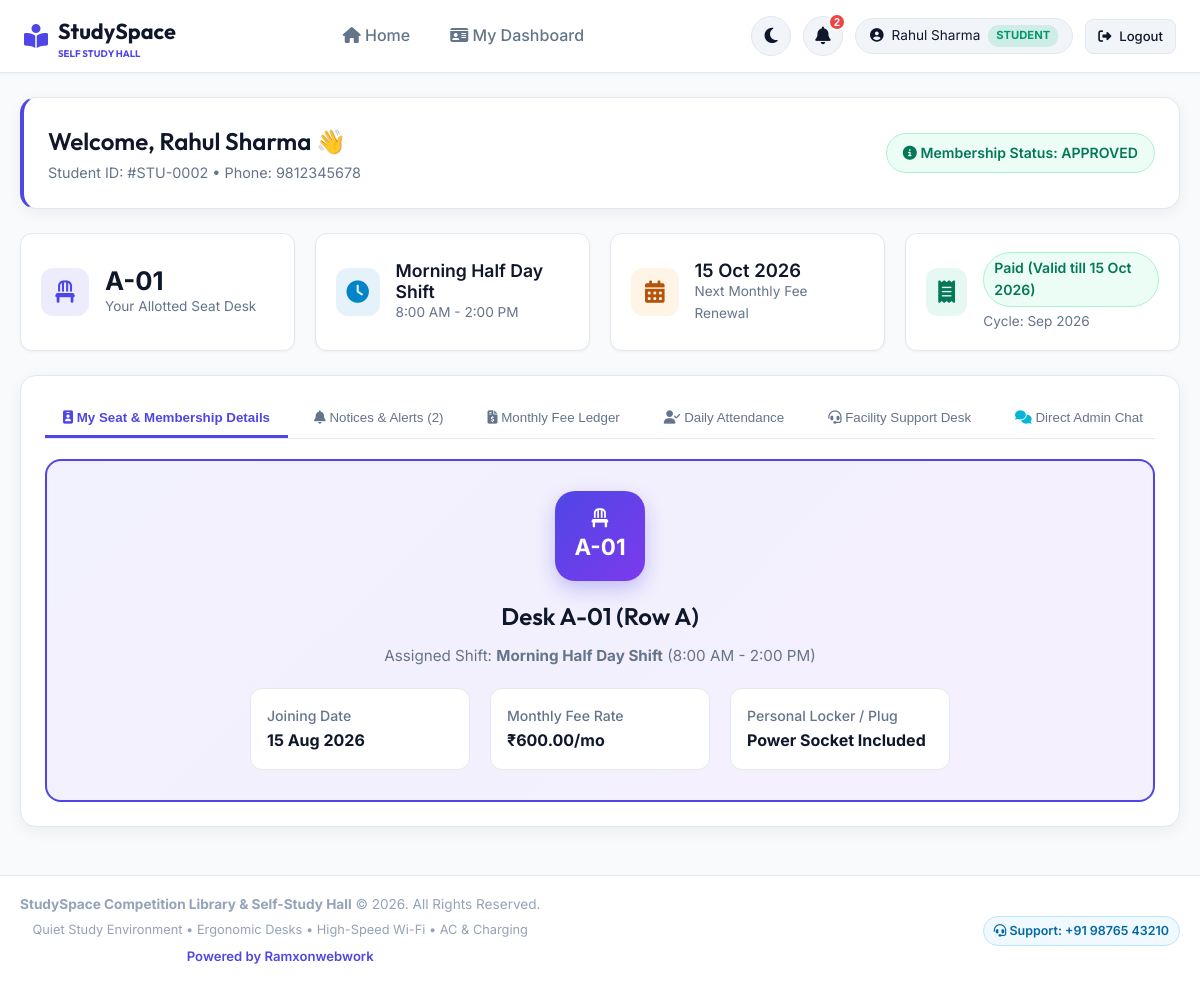
The page /student_dashboard.php (signed in) on the database its author committed.
### tables this page shows
CREATE TABLE users (
        id INTEGER PRIMARY KEY AUTOINCREMENT,
        name TEXT NOT NULL,
        email TEXT UNIQUE NOT NULL,
        phone TEXT NOT NULL,
        password TEXT NOT NULL,
        role TEXT NOT NULL DEFAULT 'student', -- 'admin' or 'student'
        emergency_contact TEXT,
        id_proof_type TEXT, -- 'Aadhaar', 'Voter ID', 'Driving License', 'Student ID'
        id_proof_no TEXT,
        status TEXT NOT NULL DEFAULT 'pending', -- 'pending', 'approved', 'hold', 'cancelled'
        created_at DATETIME DEFAULT CURRENT_TIMESTAMP
    , otp_code TEXT, otp_expires_at DATETIME, registered_device_id TEXT, father_name TEXT, address TEXT, is_deleted INTEGER DEFAULT 0, deleted_at DATETIME);

### config/auth.php (called while the page is built, shortened)
<?php
require_once __DIR__ . '/db.php';
function is_logged_in() {
    return isset($_SESSION['user_id']);
}
function current_user() {
    global $pdo;
    $stmt = $pdo->prepare("SELECT * FROM users WHERE id = ?");
    $stmt->execute([$_SESSION['user_id']]);
    return $stmt->fetch();
}
function is_admin() {
    $user = current_user();
    return $user && $user['role'] === 'admin';
}
function format_currency($amount) {
    return '₹' . number_format($amount, 2);
}
function format_date($date_str) {
    return date('d M Y', strtotime($date_str));
}
function get_student_fee_status($pdo, $allocation_id, $start_date) {
    $start = new DateTime($start_date);
    $day_of_month = (int)$start->format('d');
    $stmt = $pdo->prepare("SELECT month_year, paid_date, due_date, amount, payment_mode, receipt_no FROM fee_payments WHERE allocation_id = ? AND payment_status = 'paid' ORDER BY month_year ASC");
    $stmt->execute([$allocation_id]);
    $paid_records = $stmt->fetchAll(PDO::FETCH_ASSOC);
    $paid_months = array_column($paid_records, 'month_year');
    $start_year = (int)$start->format('Y');
    $start_month = (int)$start->format('m');
    $curr_dt = new DateTime(sprintf("%04d-%02d-01", $start_year, $start_month));
    $today = new DateTime();
    $today_str = $today->format('Y-m-d');
    $target_month = null;
    $target_due_date = null;
    $last_paid_due_date = null;
    for ($i = 0; $i < 36; $i++) {
        $m_str = $curr_dt->format('Y-m');
        $days_in_m = (int)$curr_dt->format('t');
        $actual_day = min($day_of_month, $days_in_m);
        $due_str = sprintf("%s-%02d", $m_str, $actual_day);
        if (in_array($m_str, $paid_months)) {
            $last_paid_due_date = $due_str;
        } else {
            $target_month = $m_str;
            $target_due_date = $due_str;
            break;
        }
        $curr_dt->modify('+1 month');
    }
    $current_month_str = date('Y-m');
    $is_current_paid = in_array($current_month_str, $paid_months);
    if ($is_current_paid || ($last_paid_due_date && $today_str < $target_due_date)) {
        return [
            'status' => 'paid',
            'label' => 'Paid (Valid till ' . date('d M Y', strtotime($target_due_date)) . ')',
            'badge_class' => 'badge-success',
            'due_date' => $target_due_date,
            'target_month' => $target_month,
            'target_month_label' => date('F Y', strtotime($target_month . '-01')) . ' (Advance)',
            'is_advance' => true,
            'last_paid_due' => $last_paid_due_date
        ];
    }
}
?>

### student_dashboard.php (the view, shortened to what this page needs)
<?php
require_once __DIR__ . '/includes/header.php';
$user = current_user();
$stmt_alloc = $pdo->prepare("
    SELECT a.*, s.seat_number, s.row_label, sh.name as shift_name, sh.start_time, sh.end_time, sh.fee_amount
    FROM allocations a
    JOIN seats s ON a.seat_id = s.id
    JOIN shifts sh ON a.shift_id = sh.id
    WHERE a.user_id = ?
    ORDER BY a.id DESC LIMIT 1
");
$stmt_alloc->execute([$user['id']]);
$allocation = $stmt_alloc->fetch();
$fee_info = null;
if ($allocation) {
    $fee_info = get_student_fee_status($pdo, $allocation['id'], $allocation['start_date']);
}
try {
    $pdo->exec("DELETE FROM complaints WHERE created_at < DATETIME('now', '-2 days')");
    $pdo->exec("DELETE FROM notifications WHERE created_at < DATETIME('now', '-2 days')");
    $pdo->exec("DELETE FROM chat_messages WHERE created_at < DATETIME('now', '-2 days')");
} catch (Exception $e) {}
$stmt_notifs = $pdo->prepare("
    SELECT * FROM notifications
    WHERE user_id = 0 OR user_id = ?
    ORDER BY id DESC
");
$stmt_notifs->execute([$user['id']]);
$student_notifs = $stmt_notifs->fetchAll();
$notif_count = count($student_notifs);
$active_tab = $_GET['tab'] ?? 'tabSeatInfo';
?>
<div class="card" style="border-left: 4px solid var(--accent-primary);">
    <div style="display: flex; justify-content: space-between; align-items: center; flex-wrap: wrap; gap: 15px;">
        <div>
            <h2>Welcome, <?php echo htmlspecialchars($user['name']); ?> 👋</h2>
            <p style="color: var(--text-muted); font-size: 0.9rem;">
                Student ID: #STU-<?php echo sprintf("%04d", $user['id']); ?> &bull; Phone: <?php echo htmlspecialchars($user['phone']); ?>
            </p>
        </div>
        <div>
            <?php
            $status_class = 'badge-warning';
            if ($user['status'] === 'approved') $status_class = 'badge-success';
            ?>
            <span class="badge <?php echo $status_class; ?>" style="font-size: 0.88rem; padding: 8px 16px;">
                <i class="fas fa-info-circle"></i> Membership Status: <?php echo strtoupper($user['status']); ?>
            </span>
        </div>
    </div>
</div>
<div class="grid-4">
    <div class="stat-card">
        <div class="stat-icon" style="background: rgba(79, 70, 229, 0.1); color: var(--accent-primary);">
            <i class="fas fa-chair"></i>
        </div>
        <div>
            <div class="stat-value">
                <?php echo $allocation ? htmlspecialchars($allocation['seat_number']) : 'Unassigned'; ?>
            </div>
            <div class="stat-label">Your Allotted Seat Desk</div>
        </div>
    </div>
    <div class="stat-card">
        <div class="stat-icon" style="background: rgba(2, 132, 199, 0.1); color: #0284c7;">
            <i class="fas fa-clock"></i>
        </div>
        <div>
            <div class="stat-value" style="font-size: 1.1rem; font-weight: 600;">
                <?php echo $allocation ? htmlspecialchars($allocation['shift_name']) : 'N/A'; ?>
            </div>
            <div class="stat-label">
                <?php if ($allocation): ?>
                    <?php echo date('g:i A', strtotime($allocation['start_time'])); ?> - <?php echo date('g:i A', strtotime($allocation['end_time'])); ?>
                <?php else: ?>
                    Awaiting Admin Approval
                <?php endif; ?>
            </div>
        </div>
    </div>
    <div class="stat-card">
        <div class="stat-icon" style="background: rgba(245, 158, 11, 0.1); color: #b45309;">
            <i class="fas fa-calendar-alt"></i>
        </div>
        <div>
            <div class="stat-value" style="font-size: 1.15rem; font-weight: 600;">
                <?php echo $fee_info ? date('d M Y', strtotime($fee_info['due_date'])) : 'N/A'; ?>
            </div>
            <div class="stat-label">Next Monthly Fee Renewal</div>
        </div>
    </div>
    <div class="stat-card">
        <div class="stat-icon" style="background: rgba(16, 185, 129, 0.1); color: #047857;">
            <i class="fas fa-receipt"></i>
        </div>
        <div>
            <?php if ($fee_info): ?>
                <span class="badge <?php echo $fee_info['badge_class']; ?>" style="font-size: 0.88rem;">
                    <?php echo $fee_info['label']; ?>
                </span>
                <div class="stat-label" style="margin-top: 4px;">Cycle: <?php echo date('M Y'); ?></div>
            <?php else: ?>
                <div class="stat-value" style="font-size: 0.95rem;">Pending Allotment</div>
            <?php endif; ?>
        </div>
    </div>
</div>
<div class="card" style="margin-top: 24px;">
    <div class="tab-navigation">
        <button class="tab-btn <?php echo $active_tab === 'tabSeatInfo' ? 'active' : ''; ?>" data-tab="tabSeatInfo"><i class="fas fa-id-badge"></i> My Seat & Membership Details</button>
        <button class="tab-btn <?php echo $active_tab === 'tabNotifs' ? 'active' : ''; ?>" data-tab="tabNotifs"><i class="fas fa-bell"></i> Notices & Alerts (<?php echo $notif_count; ?>)</button>
        <button class="tab-btn <?php echo $active_tab === 'tabFees' ? 'active' : ''; ?>" data-tab="tabFees"><i class="fas fa-file-invoice-dollar"></i> Monthly Fee Ledger</button>
        <button class="tab-btn <?php echo $active_tab === 'tabAttendance' ? 'active' : ''; ?>" data-tab="tabAttendance"><i class="fas fa-user-check"></i> Daily Attendance</button>
        <button class="tab-btn <?php echo $active_tab === 'tabSupport' ? 'active' : ''; ?>" data-tab="tabSupport"><i class="fas fa-headset"></i> Facility Support Desk</button>
        <button class="tab-btn <?php echo $active_tab === 'tabChat' ? 'active' : ''; ?>" data-tab="tabChat"><i class="fas fa-comments" style="color: #06b6d4;"></i> Direct Admin Chat</button>
    </div>
    <div id="tabSeatInfo" class="tab-pane <?php echo $active_tab === 'tabSeatInfo' ? 'active' : ''; ?>">
        <?php if ($allocation && $user['status'] === 'approved'): ?>
            <div class="my-seat-hero">
                <div class="my-seat-badge">
                    <i class="fas fa-chair" style="font-size: 1.2rem; margin-bottom: 2px;"></i>
                    <span><?php echo htmlspecialchars($allocation['seat_number']); ?></span>
                </div>
                <h2 style="margin-bottom: 8px;">Desk <?php echo htmlspecialchars($allocation['seat_number']); ?> (Row <?php echo htmlspecialchars($allocation['row_label']); ?>)</h2>
                <p style="color: var(--text-muted); font-size: 0.95rem; margin-bottom: 20px;">
                    Assigned Shift: <strong><?php echo htmlspecialchars($allocation['shift_name']); ?></strong> (<?php echo date('g:i A', strtotime($allocation['start_time'])); ?> - <?php echo date('g:i A', strtotime($allocation['end_time'])); ?>)
                </p>
                <div class="grid-3" style="max-width: 700px; margin: 0 auto; text-align: left;">
                    <div style="background: var(--bg-surface); padding: 16px; border-radius: var(--radius-md); border: 1px solid var(--border-color);">
                        <label class="form-label" style="margin:0;">Joining Date</label>
                        <strong><?php echo format_date($allocation['start_date']); ?></strong>
                    </div>
                    <div style="background: var(--bg-surface); padding: 16px; border-radius: var(--radius-md); border: 1px solid var(--border-color);">
                        <label class="form-label" style="margin:0;">Monthly Fee Rate</label>
                        <strong><?php echo format_currency($allocation['fee_amount']); ?>/mo</strong>
                    </div>
                    <div style="background: var(--bg-surface); padding: 16px; border-radius: var(--radius-md); border: 1px solid var(--border-color);">
                        <label class="form-label" style="margin:0;">Personal Locker / Plug</label>
                        <strong>Power Socket Included</strong>
                    </div>
                </div>
            </div>
        <?php endif; ?>
    </div>
</div>
<?php require_once __DIR__ . '/includes/footer.php'; ?>

### includes/header.php (shortened to what this page needs)
<?php
require_once __DIR__ . '/../config/auth.php';
$user = current_user();
$unread_count = 0;
if (is_logged_in()) {
    $uid = $user['id'];
    if ($user['role'] === 'admin') {
        $stmt_hn = $pdo->query("SELECT n.*, u.name as student_name FROM notifications n LEFT JOIN users u ON n.user_id = u.id ORDER BY n.id DESC LIMIT 5");
    } else {
        $stmt_hn = $pdo->prepare("SELECT * FROM notifications WHERE user_id = 0 OR user_id = ? ORDER BY id DESC LIMIT 5");
        $stmt_hn->execute([$uid]);
    }
    $header_notifs = $stmt_hn->fetchAll();
    $unread_count = count($header_notifs);
}
?>
<!DOCTYPE html>
<html lang="en" data-theme="light">
<head>
    <link rel="stylesheet" href="https://cdnjs.cloudflare.com/ajax/libs/font-awesome/6.4.0/css/all.min.css">
    <link rel="stylesheet" href="assets/css/style.css">
</head>
<body>
    <nav class="navbar">
        <div class="nav-container">
            <a href="index.php" class="brand-logo">
                <i class="fas fa-book-reader"></i>
                <span>StudySpace <small style="font-size:0.6rem; color:var(--accent-primary); display:block; line-height:1;">SELF STUDY HALL</small></span>
            </a>
            <ul class="nav-links">
                <li><a href="index.php" class="nav-link"><i class="fas fa-home"></i> Home</a></li>
                <?php if (is_logged_in()): ?>
                    <?php if (is_admin()): ?>
                        <li><a href="admin_dashboard.php" class="nav-link"><i class="fas fa-chart-line"></i> Admin Dashboard</a></li>
                    <?php else: ?>
                        <li><a href="student_dashboard.php" class="nav-link"><i class="fas fa-id-card"></i> My Dashboard</a></li>
                    <?php endif; ?>
                <?php endif; ?>
            </ul>
            <div class="nav-user">
                <button id="themeToggleBtn" class="theme-toggle-btn" title="Toggle Light / Dark Mode">
                </button>
                <?php if (is_logged_in()): ?>
                    <div class="notif-dropdown-wrapper">
                        <button id="notifBellBtn" class="theme-toggle-btn" title="Notifications & Notices">
                            <i class="fas fa-bell"></i>
                            <?php if ($unread_count > 0): ?>
                                <span class="notif-badge"><?php echo $unread_count; ?></span>
                            <?php endif; ?>
                        </button>
                                <?php if (is_admin()): ?>
                                    <a href="admin_dashboard.php?tab=notifs">View All Notifications in Admin &rarr;</a>
                                <?php else: ?>
                                    <a href="student_dashboard.php?tab=tabNotifs">View All Notices &rarr;</a>
                                <?php endif; ?>
                    </div>
                    <div class="user-badge">
                        <i class="fas fa-user-circle"></i>
                        <span><?php echo htmlspecialchars($user['name']); ?></span>
                        <span class="role-pill <?php echo $user['role'] === 'admin' ? 'role-admin' : 'role-student'; ?>">
                            <?php echo strtoupper($user['role']); ?>
                        </span>
                    </div>
                    <a href="api/auth.php?action=logout" class="btn btn-secondary btn-sm"><i class="fas fa-sign-out-alt"></i> Logout</a>
                <?php else: ?>
                    <a href="login.php" class="btn btn-secondary btn-sm"><i class="fas fa-sign-in-alt"></i> Login</a>
                    <a href="login.php?tab=register" class="btn btn-primary btn-sm"><i class="fas fa-user-plus"></i> Join Library</a>
                <?php endif; ?>
            </div>
        </div>
    </nav>
    <div class="main-wrapper">

### rows shown on the page
users: name "Rahul Sharma", role "STUDENT", id "0002", phone "9812345678", status "APPROVED"

### other values the page prints
$unread_count "2"
$allocation['seat_number'] "A-01"
$allocation['shift_name'] "Morning Half Day Shift"
date('g:i A', strtotime($allocation['start_time'])) "8:00 AM"
date('g:i A', strtotime($allocation['end_time'])) "2:00 PM"
date('d M Y', strtotime($fee_info['due_date'])) "15 Oct 2026"
$fee_info['label'] "Paid (Valid till 15 Oct 2026)"
$notif_count "2"
$allocation['row_label'] "A"
format_date($allocation['start_date']) "15 Aug 2026"
format_currency($allocation['fee_amount']) "₹600.00"
